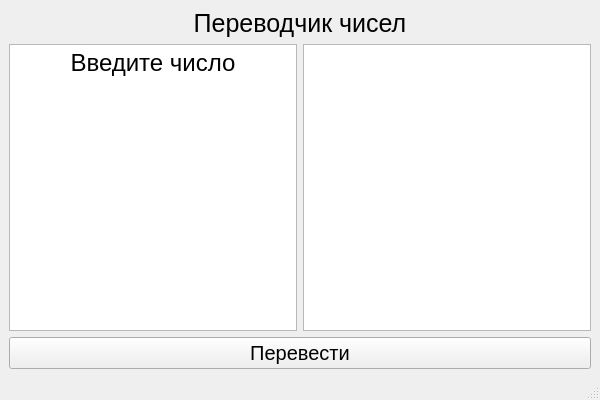
<?xml version="1.0" encoding="UTF-8"?>
<ui version="4.0">
 <class>MainWindow</class>
 <widget class="QMainWindow" name="MainWindow">
  <property name="geometry">
   <rect>
    <x>0</x>
    <y>0</y>
    <width>600</width>
    <height>400</height>
   </rect>
  </property>
  <property name="sizePolicy">
   <sizepolicy hsizetype="Preferred" vsizetype="Preferred">
    <horstretch>0</horstretch>
    <verstretch>0</verstretch>
   </sizepolicy>
  </property>
  <property name="minimumSize">
   <size>
    <width>600</width>
    <height>400</height>
   </size>
  </property>
  <property name="maximumSize">
   <size>
    <width>1280</width>
    <height>720</height>
   </size>
  </property>
  <property name="windowTitle">
   <string>Парсер чисел</string>
  </property>
  <widget class="QWidget" name="centralwidget">
   <layout class="QGridLayout" name="gridLayout">
    <item row="0" column="0" colspan="2">
     <widget class="QLabel" name="program_name">
      <property name="font">
       <font>
        <pointsize>19</pointsize>
       </font>
      </property>
      <property name="text">
       <string>Переводчик чисел</string>
      </property>
      <property name="alignment">
       <set>Qt::AlignCenter</set>
      </property>
     </widget>
    </item>
    <item row="1" column="0">
     <widget class="QTextEdit" name="text_input">
      <property name="font">
       <font>
        <pointsize>18</pointsize>
       </font>
      </property>
      <property name="html">
       <string>&lt;!DOCTYPE HTML PUBLIC &quot;-//W3C//DTD HTML 4.0//EN&quot; &quot;http://www.w3.org/TR/REC-html40/strict.dtd&quot;&gt;
&lt;html&gt;&lt;head&gt;&lt;meta name=&quot;qrichtext&quot; content=&quot;1&quot; /&gt;&lt;style type=&quot;text/css&quot;&gt;
p, li { white-space: pre-wrap; }
&lt;/style&gt;&lt;/head&gt;&lt;body style=&quot; font-family:'MS Shell Dlg 2'; font-size:18pt; font-weight:400; font-style:normal;&quot;&gt;
&lt;p align=&quot;center&quot; style=&quot; margin-top:50px; margin-bottom:12px; margin-left:37px; margin-right:37px; -qt-block-indent:0; text-indent:0px;&quot;&gt;Введите число&lt;/p&gt;&lt;/body&gt;&lt;/html&gt;</string>
      </property>
     </widget>
    </item>
    <item row="1" column="1">
     <widget class="QTextEdit" name="text_output">
      <property name="font">
       <font>
        <pointsize>18</pointsize>
       </font>
      </property>
      <property name="readOnly">
       <bool>true</bool>
      </property>
      <property name="html">
       <string>&lt;!DOCTYPE HTML PUBLIC &quot;-//W3C//DTD HTML 4.0//EN&quot; &quot;http://www.w3.org/TR/REC-html40/strict.dtd&quot;&gt;
&lt;html&gt;&lt;head&gt;&lt;meta name=&quot;qrichtext&quot; content=&quot;1&quot; /&gt;&lt;style type=&quot;text/css&quot;&gt;
p, li { white-space: pre-wrap; }
&lt;/style&gt;&lt;/head&gt;&lt;body style=&quot; font-family:'MS Shell Dlg 2'; font-size:18pt; font-weight:400; font-style:normal;&quot;&gt;
&lt;p align=&quot;center&quot; style=&quot;-qt-paragraph-type:empty; margin-top:50px; margin-bottom:12px; margin-left:37px; margin-right:37px; -qt-block-indent:0; text-indent:0px;&quot;&gt;&lt;br /&gt;&lt;/p&gt;&lt;/body&gt;&lt;/html&gt;</string>
      </property>
     </widget>
    </item>
    <item row="2" column="0" colspan="2">
     <widget class="QPushButton" name="translate_button">
      <property name="font">
       <font>
        <pointsize>15</pointsize>
       </font>
      </property>
      <property name="text">
       <string>Перевести</string>
      </property>
      <property name="autoDefault">
       <bool>false</bool>
      </property>
      <property name="default">
       <bool>false</bool>
      </property>
     </widget>
    </item>
   </layout>
  </widget>
  <widget class="QMenuBar" name="menubar">
   <property name="geometry">
    <rect>
     <x>0</x>
     <y>0</y>
     <width>600</width>
     <height>21</height>
    </rect>
   </property>
  </widget>
  <widget class="QStatusBar" name="statusbar"/>
 </widget>
 <resources/>
 <connections/>
</ui>
